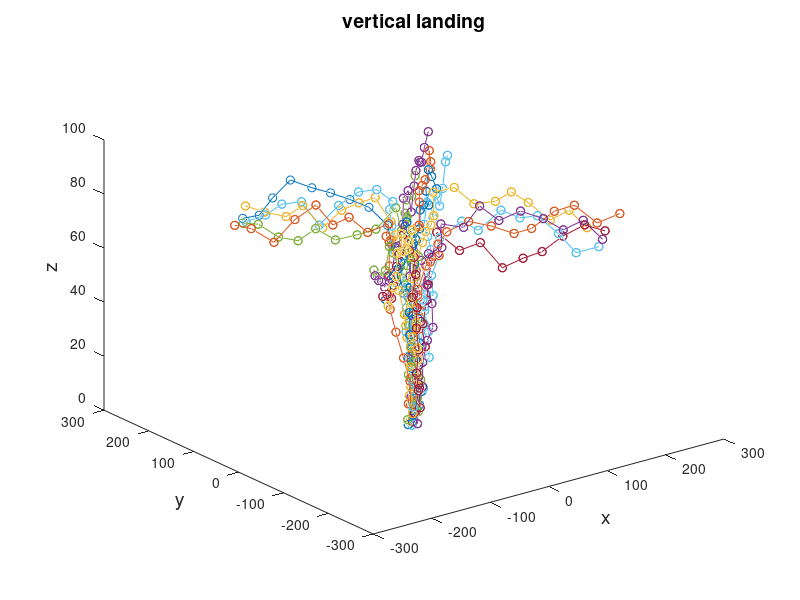

Write the MATLAB code that produced this figure.
%land vertical
%fileID = fopen('datasets/vertical/train/train.txt','w');
%fileID = fopen('datasets/vertical/val/val.txt','w');
%fileID = fopen('datasets/vertical/vis/vis.txt','w');
fileID = fopen('plot.txt','w');
destination = [0, 0, 0];
mvx = 22; %max horizontal speed
mvy = 22; %max horizontal speed
mvz = 9;  %max descend speed

for i = 1 : 20 %trajectory number
    if mod(i,4) == 0
    state = [200 + 100*(rand()-0.5) , 200 + 100*(rand()-0.5), 75 + 7*(rand()-0.5)];
    elseif mod(i,4) == 1
    state = [-200 + 100*(rand()-0.5) , 200 + 100*(rand()-0.5), 75 + 7*(rand()-0.5)];
    elseif mod(i,4) == 2
    state = [200 + 100*(rand()-0.5) , -200 + 100*(rand()-0.5), 75 + 7*(rand()-0.5)];
    elseif mod(i,4)==3
    state = [-200 + 100*(rand()-0.5) , -200 + 100*(rand()-0.5), 75 + 7*(rand()-0.5)]; 
    end
    destination = [0, 0, state(3)];
    for t = 1 : 9
        vb = (destination - state)/(11 - t);
        if mod(i,4) == 0
        xv = max(-mvx , vb(1) + 15 * (rand() - 0.5));
        yv = max(-mvy, vb(2) + 15*(rand() - 0.5));
        elseif mod(i,4) == 1
        xv = min(mvx , vb(1) + 15 * (rand() - 0.5));
        yv = max(-mvy, vb(2) + 15*(rand() - 0.5));
        elseif mod(i,4) == 2
        xv = max(-mvx , vb(1) + 15 * (rand() - 0.5));
        yv = min(mvy, vb(2) + 15*(rand() - 0.5));
        elseif mod(i,4)==3
        xv = min(mvx , vb(1) + 15 * (rand() - 0.5));
        yv = min(mvy, vb(2) + 15*(rand() - 0.5));
        end

        zv = max(-mvz, vb(3) + 15*(rand() - 0.5));

        state(1) = state(1) + xv;
        state(2) = state(2) + yv;
        state(3) = max(state(3) + zv,0); % bound z above zero
        
        fprintf(fileID,'%4.2f\t%i\t%4.4f\t%4.4f\t%4.4f\n',t + 20*(i-1),i,state(1),state(2),state(3));
        historyx(t) =  state(1);
        historyy(t) =state(2);
        historyz(t) =state(3);
    end
    destination = [0, 0, 0];
    for t = 10 : 20
        vb = (destination - state)/(21 - t);
        if mod(i,4) == 0
        xv = max(-mvx , vb(1) + 15 * (rand() - 0.5));
        yv = max(-mvy, vb(2) + 15*(rand() - 0.5));
        elseif mod(i,4) == 1
        xv = min(mvx , vb(1) + 15 * (rand() - 0.5));
        yv = max(-mvy, vb(2) + 15*(rand() - 0.5));
        elseif mod(i,4) == 2
        xv = max(-mvx , vb(1) + 15 * (rand() - 0.5));
        yv = min(mvy, vb(2) + 15*(rand() - 0.5));
        elseif mod(i,4)==3
        xv = min(mvx , vb(1) + 15 * (rand() - 0.5));
        yv = min(mvy, vb(2) + 15*(rand() - 0.5));
        end

        zv = max(-mvz, vb(3) + 15*(rand() - 0.5));

        state(1) = state(1) + xv;
        state(2) = state(2) + yv;
        state(3) = max(state(3) + zv,0); % bound z above zero
        
        fprintf(fileID,'%4.2f\t%i\t%4.4f\t%4.4f\t%4.4f\n',t + 20*(i-1),i,state(1),state(2),state(3));
        historyx(t) =  state(1);
        historyy(t) =state(2);
        historyz(t) =state(3);
    end
    figure(1)
    scatter3(historyx, historyy, historyz)
    plot3(historyx, historyy, historyz, 'o-')
    title('vertical landing', 'FontSize', 14)
    xlabel('x', 'FontSize', 14)
    ylabel('y', 'FontSize', 14)
    zlabel('z', 'FontSize', 14)
    hold on
end
str = sprintf('vertical%d.png', i);
print(gcf,str,'-dpng','-r900'); 
fclose(fileID);